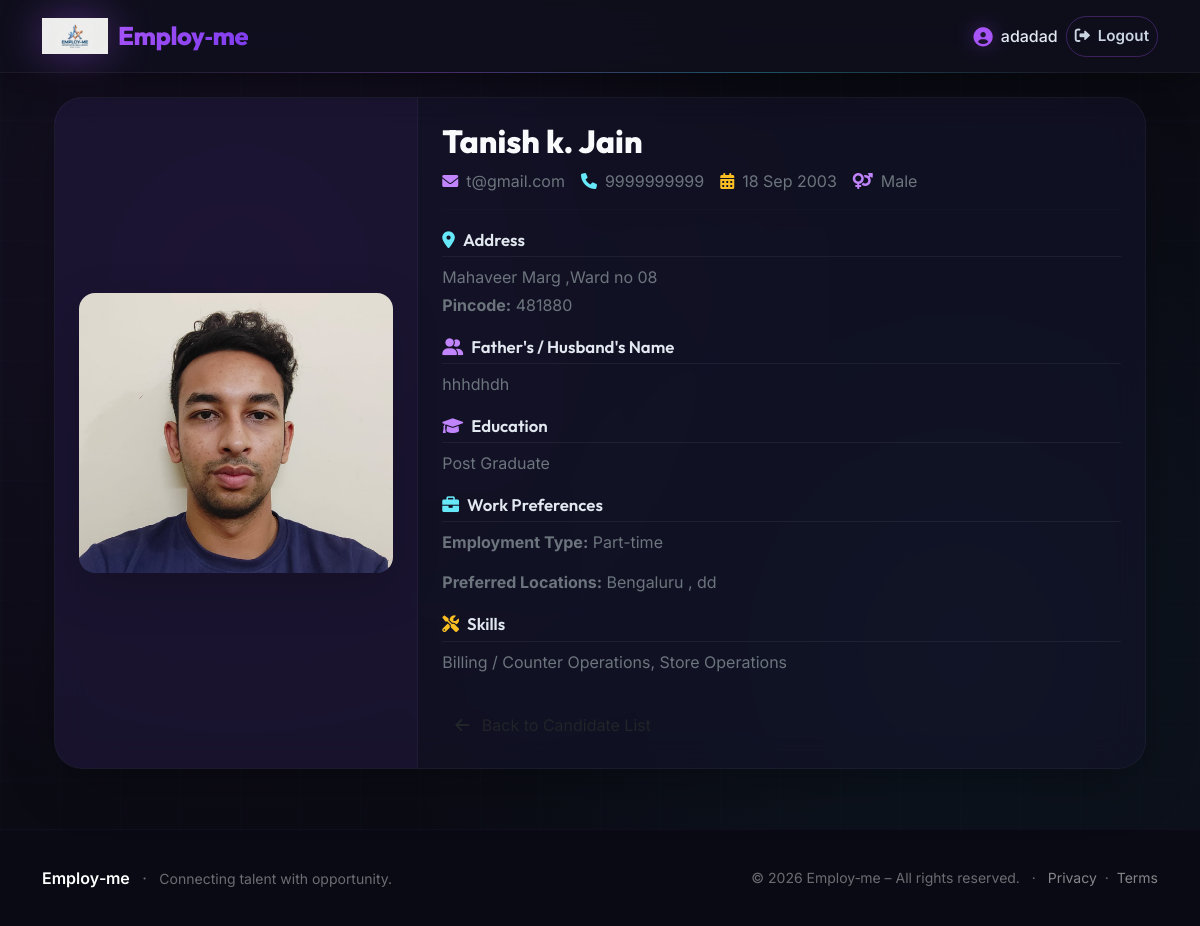
The page /view/1 (signed in) on the database its author committed.
### models.py (models this page shows)
class User(UserMixin, db.Model):
    id = db.Column(db.Integer, primary_key=True)
    email = db.Column(db.String(120), unique=True, nullable=False)
    password_hash = db.Column(db.String(128), nullable=False)
    role = db.Column(db.String(20), nullable=False)  # 'jobseeker' or 'employer'
    name = db.Column(db.String(100), nullable=False)  # kept for simple display
    created_at = db.Column(db.DateTime, default=datetime.utcnow)
    profile = db.relationship('JobSeekerProfile', backref='user', uselist=False)

class JobSeekerProfile(db.Model):
    id = db.Column(db.Integer, primary_key=True)
    user_id = db.Column(db.Integer, db.ForeignKey('user.id'), unique=True, nullable=False)
    first_name = db.Column(db.String(50), nullable=False)
    middle_name = db.Column(db.String(50), nullable=True)   # optional
    last_name = db.Column(db.String(50), nullable=False)
    dob = db.Column(db.Date, nullable=False)
    gender = db.Column(db.String(10), nullable=False)        # Male, Female, Other
    address = db.Column(db.String(300), nullable=False)
    pincode = db.Column(db.String(10), nullable=False)
    mobile = db.Column(db.String(15), nullable=False)
    father_husband_name = db.Column(db.String(100), nullable=False)
    education_level = db.Column(db.String(20), nullable=False)  # Post Graduate, Graduate, 12th, 10th, Others
    education_other = db.Column(db.String(100), nullable=True)  # if Others selected
    preferred_location1 = db.Column(db.String(100), nullable=False)  # mandatory
    preferred_location2 = db.Column(db.String(100), nullable=True)
    preferred_location3 = db.Column(db.String(100), nullable=True)
    employment_type = db.Column(db.String(20), nullable=False)       # Full-time, Part-time, Both
    skills = db.Column(db.Text, nullable=True)
    city = db.Column(db.String(100), nullable=False)   # mandatory
    state = db.Column(db.String(100), nullable=False)  # mandatory
    profile_pic = db.Column(db.String(200))   # public
    aadhar_card = db.Column(db.String(200))   # private, hidden from employers
    created_at = db.Column(db.DateTime, default=datetime.utcnow)

### app.py (the view)
@app.route('/view/<int:profile_id>')
@login_required
@role_required('employer')
def view_profile(profile_id):
    profile = JobSeekerProfile.query.get_or_404(profile_id)
    return render_template('view_profile.html', profile=profile)

### app.py (called while the page is built)
@login_manager.user_loader
def load_user(user_id):
    return User.query.get(int(user_id))

def role_required(role):
    def decorator(func):
        from functools import wraps
        @wraps(func)
        def wrapper(*args, **kwargs):
            if not current_user.is_authenticated or current_user.role != role:
                flash('Access denied.', 'danger')
                return redirect(url_for('index'))
            return func(*args, **kwargs)
        return wrapper
    return decorator

### templates/view_profile.html (shortened to what this page needs)
{% extends "base.html" %}
{% block content %}
<div class="container mt-4">
    <div class="card-modern p-0 overflow-hidden">
        <div class="row g-0">
            <div class="col-md-4 p-4 d-flex align-items-center justify-content-center"
                 style="background: rgba(168, 85, 247, 0.05); border-right: 1px solid rgba(255,255,255,0.04);">
                {% if profile.profile_pic %}
                    <img src="{{ url_for('static', filename='uploads/' + profile.profile_pic) }}"
                         alt="Profile Picture"
                         class="img-fluid rounded-4 shadow-lg"
                         style="max-height: 280px; width: 100%; object-fit: cover;">
                {% else %}
                    <div class="text-center">
                        <i class="fas fa-user-circle fa-6x" style="color: rgba(168, 85, 247, 0.3);"></i>
                        <p class="mt-2 text-secondary">No photo available</p>
                    </div>
                {% endif %}
            </div>
            <div class="col-md-8">
                <div class="card-body p-4">
                    <h2 class="mb-2" style="font-family: var(--font-display); font-weight: 800; color: #F8FAFC;">
                        {{ profile.first_name }} {{ profile.middle_name or '' }} {{ profile.last_name }}
                    </h2>
                    <div class="d-flex flex-wrap gap-3 mb-3">
                        <span class="text-secondary"><i class="fas fa-envelope me-2" style="color: var(--primary-light);"></i>{{ profile.user.email }}</span>
                        <span class="text-secondary"><i class="fas fa-phone me-2" style="color: var(--employer-light);"></i>{{ profile.mobile }}</span>
                        <span class="text-secondary"><i class="fas fa-calendar-alt me-2" style="color: var(--accent-gold);"></i>{{ profile.dob.strftime('%d %b %Y') if profile.dob else 'N/A' }}</span>
                        <span class="text-secondary"><i class="fas fa-venus-mars me-2" style="color: var(--primary-light);"></i>{{ profile.gender }}</span>
                    </div>
                    <hr style="border-color: rgba(255,255,255,0.05);">
                    <h5 class="section-title"><i class="fas fa-map-marker-alt me-2" style="color: var(--employer-light);"></i>Address</h5>
                    <p class="text-secondary mb-1">{{ profile.address or 'Not provided' }}</p>
                    <p class="text-secondary">
                        <strong>Pincode:</strong> {{ profile.pincode or 'N/A' }}
                    </p>
                    <h5 class="section-title"><i class="fas fa-user-friends me-2" style="color: var(--primary-light);"></i>Father's / Husband's Name</h5>
                    <p class="text-secondary">{{ profile.father_husband_name or 'Not provided' }}</p>
                    <h5 class="section-title"><i class="fas fa-graduation-cap me-2" style="color: var(--primary-light);"></i>Education</h5>
                    <p class="text-secondary">{{ profile.education_level }}</p>
                    <h5 class="section-title"><i class="fas fa-briefcase me-2" style="color: var(--employer-light);"></i>Work Preferences</h5>
                    <p class="text-secondary"><strong>Employment Type:</strong> {{ profile.employment_type }}</p>
                    <p class="text-secondary"><strong>Preferred Locations:</strong>
                        {{ profile.preferred_location1 }}
                        {% if profile.preferred_location2 %}, {{ profile.preferred_location2 }}{% endif %}
                    </p>
                    <h5 class="section-title"><i class="fas fa-tools me-2" style="color: var(--accent-gold);"></i>Skills</h5>
                    <p class="text-secondary">{{ profile.skills or 'No skills listed' }}</p>
                    <a href="{{ url_for('hire_dashboard') }}" class="btn btn-outline-soft mt-3">
                        <i class="fas fa-arrow-left me-2"></i> Back to Candidate List
                    </a>
                </div>
            </div>
        </div>
    </div>
</div>
{% endblock %}

### templates/base.html (shortened to what this page needs)
<!DOCTYPE html>
<html lang="en">
<head>
    <link href="https://cdn.jsdelivr.net/npm/bootstrap@5.3.0-alpha1/dist/css/bootstrap.min.css" rel="stylesheet" />
    <link rel="stylesheet" href="https://cdnjs.cloudflare.com/ajax/libs/font-awesome/6.0.0/css/all.min.css" />
</head>
<body>
    <nav class="navbar navbar-expand-lg navbar-custom sticky-top">
        <div class="container">
            <a class="navbar-brand" href="{{ url_for('index') }}">
                <img src="{{ url_for('static', filename='images/logo.png') }}" alt="Employ-me logo" />
                <span>Employ‑me</span>
            </a>
            <div class="collapse navbar-collapse" id="navbarNav">
                <ul class="navbar-nav ms-auto align-items-lg-center gap-1 gap-lg-2">
                    {% if current_user.is_authenticated %}
                        <li class="nav-item">
                            <span class="navbar-text">
                                <i class="fas fa-user-circle"></i>
                                {{ current_user.name }}
                            </span>
                        </li>
                        <li class="nav-item">
                            <a class="nav-link btn-outline-custom" href="{{ url_for('logout') }}">
                                <i class="fas fa-sign-out-alt me-1"></i> Logout
                            </a>
                        </li>
                    {% endif %}
                </ul>
            </div>
        </div>
    </nav>
    <main>
        <div class="container my-4">
            {% block content %}{% endblock %}
        </div>
    </main>
    <footer class="footer-custom">
        <div class="container">
            <div class="row align-items-center">
                <div class="col-md-6 text-center text-md-start">
                    <span class="fw-semibold text-white">Employ‑me</span>
                    <span class="mx-2">·</span>
                    <span class="small">Connecting talent with opportunity.</span>
                </div>
                <div class="col-md-6 text-center text-md-end small">
                    &copy; 2026 Employ‑me – All rights reserved.
                    <span class="mx-2">·</span>
                    <a href="#" class="text-white-50">Privacy</a>
                    <span class="mx-1">·</span>
                    <a href="#" class="text-white-50">Terms</a>
                </div>
            </div>
        </div>
    </footer>
</body>
</html>

### templates/base.html (style rules this page uses)
:root { --primary: #A855F7; --primary-dark: #7C3AED; --primary-light: #C084FC; --primary-glow: 0 0 30px rgba(168, 85, 247, 0.6); --primary-gradient: linear-gradient(135deg, #A855F7 0%, #7C3AED 100%); --employer: #22D3EE; --employer-dark: #0891B2; --employer-light: #67E8F9; --employer-glow: 0 0 30px rgba(34, 211, 238, 0.6); --employer-gradient: linear-gradient(135deg, #22D3EE 0%, #0891B2 100%); --accent-gold: #FBBF24; --accent-gold-dark: #F59E0B; --bg-dark: #0B0B14; --bg-card: rgba(20, 20, 45, 0.55); --bg-glass: rgba(15, 15, 30, 0.75); --text-primary: #F1F5F9; --text-secondary: #94A3B8; --border-glass: rgba(255, 255, 255, 0.05); --border-highlight: rgba(168, 85, 247, 0.2); --font-sans: 'Inter', -apple-system, BlinkMacSystemFont, 'Segoe UI', Roboto, sans-serif; --font-display: 'Outfit', sans-serif; }
* { margin:0; padding:0; box-sizing:border-box; }
body { background: var(--bg-dark); background-image: radial-gradient(circle at 20% 30%, rgba(168, 85, 247, 0.07) 0%, transparent 50%), radial-gradient(circle at 80% 70%, rgba(34, 211, 238, 0.05) 0%, transparent 50%); font-family: var(--font-sans); color: var(--text-primary); min-height: 100vh; overflow-x: hidden; margin: 0; padding: 0; position: relative; z-index: 0; }
body::before { content: ''; position: fixed; inset: 0; background-image: linear-gradient(rgba(168, 85, 247, 0.02) 1px, transparent 1px), linear-gradient(90deg, rgba(34, 211, 238, 0.02) 1px, transparent 1px); background-size: 60px 60px; pointer-events: none; z-index: -1; animation: gridMove 30s linear infinite; }
.navbar-custom { background: rgba(15, 15, 28, 0.8); backdrop-filter: blur(20px) saturate(180%); -webkit-backdrop-filter: blur(20px) saturate(180%); border-bottom: 1px solid rgba(255, 255, 255, 0.05); box-shadow: 0 8px 32px rgba(0, 0, 0, 0.4); padding: 12px 0; position: sticky; top: 0; z-index: 1000; transition: all 0.3s ease; }
.navbar-custom::after { content: ''; position: absolute; bottom: -1px; left: 10%; width: 80%; height: 1px; background: linear-gradient(90deg, transparent, var(--primary), var(--employer), transparent); opacity: 0.3; }
.navbar-custom .navbar-brand { font-family: var(--font-display); font-weight: 800; font-size: 1.6rem; letter-spacing: -0.02em; color: #F8FAFC; display: flex; align-items: center; gap: 10px; }
.navbar-custom .navbar-brand img { height: 36px; width: auto; filter: drop-shadow(0 0 20px rgba(168, 85, 247, 0.4)); }
.navbar-custom .navbar-brand span { background: var(--primary-gradient); -webkit-background-clip: text; -webkit-text-fill-color: transparent; background-clip: text; }
.navbar-custom .nav-link { font-weight: 600; font-size: 0.95rem; color: #CBD5E1; padding: 8px 20px; border-radius: 60px; transition: all 0.25s ease; position: relative; }
.navbar-custom .nav-link::after { content: ''; position: absolute; bottom: 2px; left: 50%; width: 0; height: 2px; background: var(--primary); transition: all 0.3s ease; transform: translateX(-50%); border-radius: 4px; box-shadow: 0 0 8px var(--primary); }
.navbar-custom .nav-link.btn-outline-custom { border: 1px solid rgba(168, 85, 247, 0.3); color: #CBD5E1; background: transparent; }
.navbar-custom .navbar-text { font-weight: 500; color: #E2E8F0; display: flex; align-items: center; gap: 8px; }
.navbar-custom .navbar-text i { color: var(--primary); font-size: 1.2rem; filter: drop-shadow(0 0 10px rgba(168, 85, 247, 0.4)); }
.card-modern { background: var(--bg-card); backdrop-filter: blur(16px); -webkit-backdrop-filter: blur(16px); border: 1px solid rgba(255, 255, 255, 0.04); border-radius: 28px; box-shadow: 0 20px 60px -16px rgba(0, 0, 0, 0.4); transition: all 0.35s cubic-bezier(0.25, 0.46, 0.45, 0.94); padding: 36px 28px; height: 100%; position: relative; overflow: hidden; }
.card-modern::before { content: ''; position: absolute; inset: -1px; border-radius: 28px; padding: 1px; background: linear-gradient(145deg, rgba(168, 85, 247, 0.3), rgba(34, 211, 238, 0.1), transparent 80%); -webkit-mask: linear-gradient(#fff 0 0) content-box, linear-gradient(#fff 0 0); -webkit-mask-composite: xor; mask-composite: exclude; pointer-events: none; }
.footer-custom { background: #0A0A14; color: rgba(255, 255, 255, 0.4); padding: 36px 0; margin-top: 60px; border-top: 1px solid rgba(168, 85, 247, 0.05); }
.footer-custom a { color: rgba(255, 255, 255, 0.35); text-decoration: none; transition: color 0.2s; }

### rows shown on the page
User: name "adadad"
JobSeekerProfile: profile_pic (picture), first_name "Tanish", middle_name "k.", last_name "Jain", mobile "9999999999", dob "18 Sep 2003", gender "Male", address "Mahaveer Marg ,Ward no 08", pincode "481880", father_husband_name "hhhdhdh", education_level "Post Graduate", employment_type "Part-time", preferred_location1 "Bengaluru", preferred_location2 "dd", skills "Billing / Counter Operations, Store Operations"
User: user.email "t@gmail.com"
